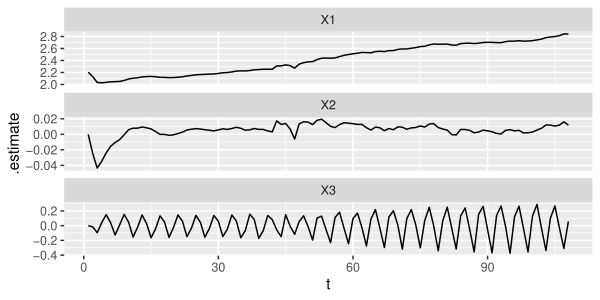

This figure's R source:
###################################################
### code chunk number 23: Cs503_fitted
###################################################
ggplot(fitted2, aes(x = t, y = .estimate)) +
  geom_line() +
  facet_wrap(~.rownames, ncol = 1, scale = "free_y")
